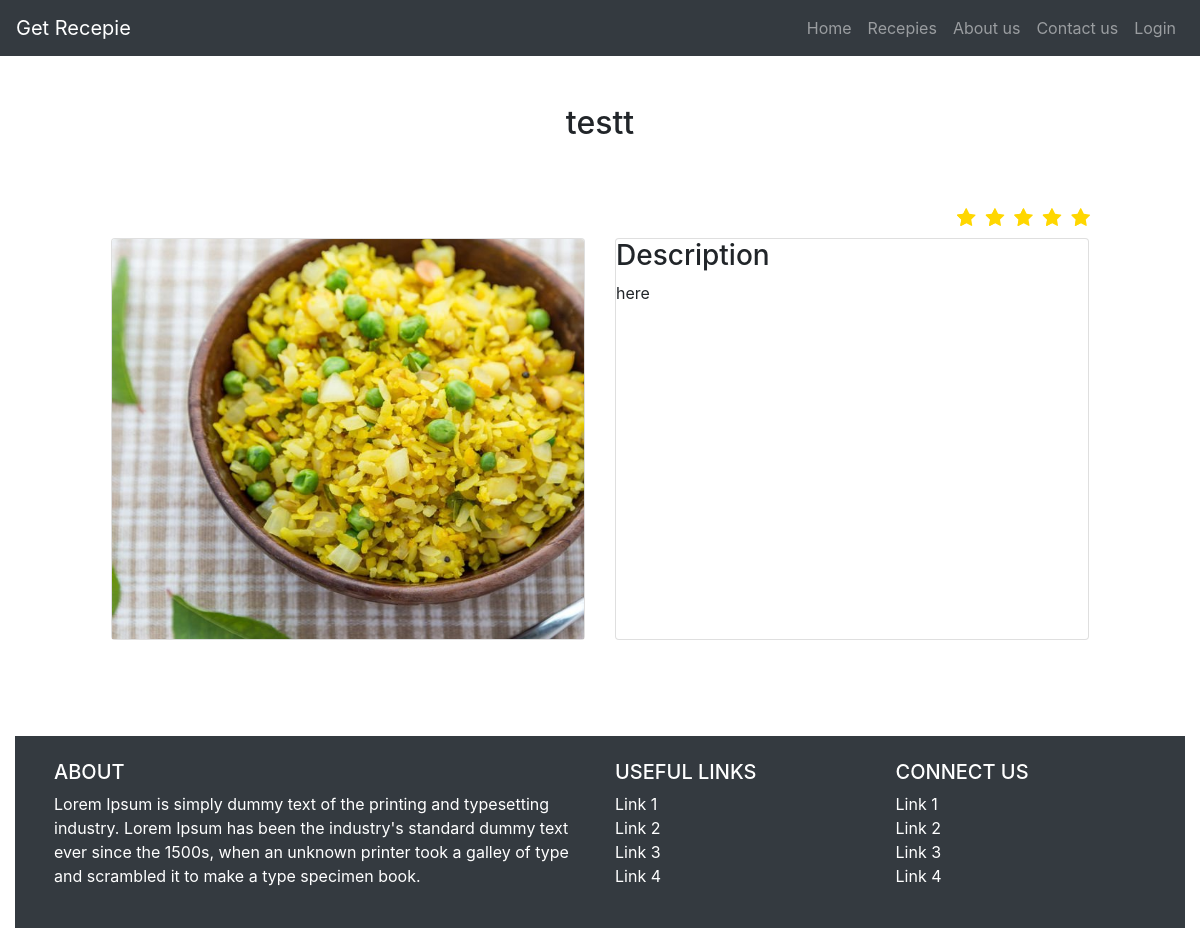
Page /recepie.php?recid=16 on the committed database.
### tables this page shows
CREATE TABLE `recepie` (
  `id` int(100) NOT NULL,
  `name` varchar(100) NOT NULL,
  `description` longtext NOT NULL,
  `user_id` int(100) NOT NULL,
  `image_name` varchar(100) NOT NULL,
  `image_path` varchar(100) NOT NULL,
  `food_type_id` int(100) NOT NULL,
  `rating` float NOT NULL DEFAULT 5,
  `created_at` timestamp NOT NULL DEFAULT current_timestamp(),
  `updated_at` timestamp NOT NULL DEFAULT current_timestamp(),
  `deleted_at` timestamp NOT NULL DEFAULT current_timestamp()
);

### connect.php (called while the page is built, shortened)
<?php
class Connect
{
    public $config = array(
        'servername'=> 'localhost',
        'username'=> 'root',
        'password'=> '',
        'dbname'=> 'recepie'
    );
    function __construct()
    {
        $this->conn = new mysqli($this->config['servername'], $this->config['username'], $this->config['password'], $this->config['dbname']);
    }
}
?>

### submit.php (called while the page is built, shortened)
<?php
    include './controllers/users.php';
    $userObj = new User;
    if (isset($_GET['recid'])){
        $foodRecepie = $userObj->getSingleRecepie($_GET['recid']);
    }
?>

### controllers/users.php (called while the page is built, shortened)
<?php
include 'connect.php';
class User extends Connect{
	function getSingleRecepie($id){
		$sql = "SELECT * FROM recepie WHERE id = ".$id;
        $result = $this->conn->query($sql);
        $row = $result->fetch_assoc();
        return $row;
	}
}
?>

### recepie.php (the view, shortened to what this page needs)
<?php include 'header.php'; ?>
        <div class="container-fluid">
            <div class="row p-5">
                <div class="col-12 text-center">
                    <h2><?php echo $foodRecepie['name']; ?></h2>
                </div>
                <div class="col-12 my-5" >
                    <fieldset class="rating">
                            <label data-value="5" class = "full" for="star5" title="Awesome - 5 stars"></label>
                            <label data-value="4" class = "full" for="star4" title="Pretty good - 4 stars"></label>
                            <label data-value="3" class = "full" for="star3" title="Meh - 3 stars"></label>
                            <label data-value="2" class = "full" for="star2" title="Kinda bad - 2 stars"></label>
                            <label data-value="1" class = "full" for="star1" title="Sucks big time - 1 star"></label>
                        </fieldset>
                    <div class="card-deck px-5">
                        <div class="card">
                        	<img width="100" height="400" src="./images/recepies/<?php echo $foodRecepie['image_name']; ?>" class="card-img-top" alt="Image">
                        </div>
                        <div class="card">
                            <h3 style="align-content: center;">Description</h3>
                            <p><?php echo $foodRecepie['description']; ?></p>
                        </div>
                    </div>
                </div>
            </div>
<?php include 'footer.php'; ?>

### header.php (style rules this page uses)
fieldset, label { margin: 0; padding: 0; }
.rating { border: none; margin-right: 42px; }
.rating > label:before { margin: 5px; font-size: 1.25em; font-family: FontAwesome; display: inline-block; content: "\f005"; }
.rating > label { color: #ddd; float: right; }
.rating > input:checked ~ label, .rating:not(:checked) > label:hover, .rating:not(:checked) > label:hover ~ label { color: #FFD700; cursor: pointer; }

### rows in the picture
recepie: name "testt", image_name (picture), description "here"
